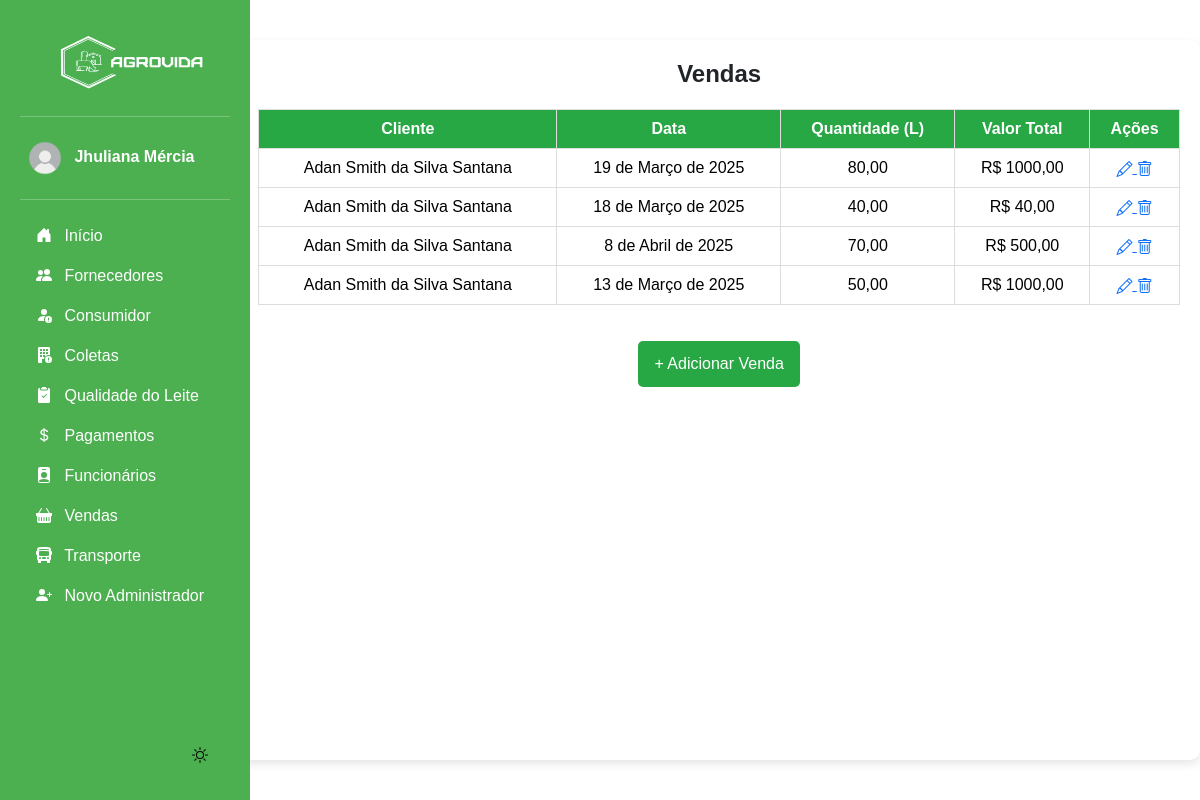
Page /vendas/ (signed in) on the committed database.
### app/models.py (models this page shows, shortened)
class Venda(models.Model):
    imagem = models.ImageField(upload_to='vendas/', blank=True, null=True)
    cliente = models.ForeignKey(Cliente, on_delete=models.CASCADE)
    data_venda = models.DateField()
    quantidade_litros = models.DecimalField(max_digits=10, decimal_places=2)
    valor_total = models.DecimalField(max_digits=10, decimal_places=2)

class Cliente(models.Model):
    nome = models.CharField(max_length=100)
    endereco = models.CharField(max_length=255)
    contato = models.CharField(max_length=20)

### app/views.py (the view)
# urls.py: path('vendas/', views.listar_vendas, name='listar_vendas'),
@login_required(login_url='login_index')
def listar_vendas(request):
    vendas = Venda.objects.all()
    return render(request, 'app/listar_vendas.html', {'vendas': vendas})

### app/templates/app/listar_vendas.html (shortened to what this page needs)
{% extends "base.html" %}
{% load static %}
{% block content %}
<div class="container">
    <h2 class="title">Vendas</h2>
    {% if vendas %}
        <table class="table">
            <thead>
                <tr>
                    <th>Cliente</th>
                    <th>Data</th>
                    <th>Quantidade (L)</th>
                    <th>Valor Total</th>
                    <th>Ações</th>
                </tr>
            </thead>
            <tbody>
                {% for venda in vendas %}
                    <tr>
                        <td>{{ venda.cliente.nome }}</td>
                        <td>{{ venda.data_venda }}</td>
                        <td>{{ venda.quantidade_litros }}</td>
                        <td>R$ {{ venda.valor_total }}</td>
                        <td>
                            <a href="{% url 'editar_venda' venda.id %}">
                                <i class="bi bi-pencil"></i>
                            </a>
                            <a href="{% url 'excluir_venda' venda.id %}" onclick="return confirm('Tem certeza que deseja excluir?')">
                                <i class="bi bi-trash"></i>
                            </a>
                        </td>
                    </tr>
                {% endfor %}
            </tbody>
        </table>
    {% else %}
        <p>Nenhum registro de venda.</p>
    {% endif %}
    <a href="{% url 'cadastrar_venda' %}" class="btn btn-add">+ Adicionar Venda</a>
</div>
{% endblock %}

### base/templates/modulos/sidebar.html (shortened to what this page needs)
{% load static %}
<body>
<div class="container-sidebar">
    <div id="sidebar" class="sidebar">
        <img src="{% static 'img/logo.png' %}" alt="Logo" width="200" height="80" class="logo">
        <hr>
            <a href="#" class="nav-link text-white" data-bs-toggle="dropdown" aria-expanded="false" style="border-radius: 10px;">
                <img src="{% static "img/usuario.png" %}" alt="" width="50" height="50" class="rounded-circle">
                <strong>{{ request.user.first_name }}</strong>
            </a>
        <hr>
        <ul class="nav nav-pills flex-column mb-auto">
            <li>
                <a href="{% url "dashboard" %}" class="nav-link text-white">
                    <svg class="bi pe-none me-2" width="16" height="16"><use xlink:href="#home"/></svg>
                    Início
                </a>
            </li>
            <li>
                <a href="{% url "listar_produtor" %}" class="nav-link text-white">
                    <svg class="bi pe-none me-2" width="16" height="16"><use xlink:href="#produtores"/></svg>
                    Fornecedores
                </a>
            </li>
            <li>
                <a href="{% url "listar_cliente" %}" class="nav-link text-white">
                    <svg class="bi pe-none me-2" width="16" height="16"><use xlink:href="#clientes"/></svg>
                    Consumidor
                </a>
            </li>
            <li>
                <a href="{% url "listar_coleta" %}" class="nav-link text-white">
                    <svg class="bi pe-none me-2" width="16" height="16"><use xlink:href="#coleta"/></svg>
                    Coletas
                </a>
            </li>
            <li>
                <a href="{% url "listar_qualidade" %}" class="nav-link text-white">
                    <svg class="bi pe-none me-2" width="16" height="16"><use xlink:href="#qualidade"/></svg>
                    Qualidade do Leite
                </a>
            </li>
            <li>
                <a href="{% url "listar_pagamentos" %}" class="nav-link text-white">
                    <svg class="bi pe-none me-2" width="16" height="16"><use xlink:href="#dinheiro"/></svg>
                    Pagamentos
                </a>
            </li>
            <li>
                <a href="{% url "listar_funcionarios" %}" class="nav-link text-white">
                    <svg class="bi pe-none me-2" width="16" height="16"><use xlink:href="#funcionario"/></svg>
                    Funcionários
                </a>
            </li>
            <li>
                <a href="{% url "listar_vendas" %}" class="nav-link text-white">
                    <svg class="bi pe-none me-2" width="16" height="16"><use xlink:href="#venda"/></svg>
                    Vendas
                </a>
            </li>
            <li>
                <a href="{% url "listar_transporte" %}" class="nav-link text-white">
                    <svg class="bi pe-none me-2" width="16" height="16"><use xlink:href="#transporte"/></svg>
                    Transporte
                </a>
            </li>
            <li>
                <a href="{% url "cadastrar_admin" %}" class="nav-link text-white">
                    <svg class="bi pe-none me-2" width="16" height="16"><use xlink:href="#admin"/></svg>
                    Novo Administrador
                </a>
            </li>
        </ul>
        <button id="theme-toggle">
        <svg id="theme-icon" width="24" height="24" fill="currentColor"></svg>
        </button>
    </div>
    <div class="b-example-divider b-example-vr"></div>
    </div>
</body>

### base/static/css/inicio.css (style rules this page uses)
html, body { font-family: Arial, sans-serif; transition: background 0.3s, color 0.3s; height: 100vh; width: 100vw; margin: 0; display: flex; }
.b-example-divider { width: 100%; height: 3rem; }
.b-example-vr { flex-shrink: 0; width: 1.5rem; height: 100vh; }
.bi { vertical-align: -.125em; fill: currentColor; }
.nav-link { color: #222222; }
li { display: flex; width: 100%; }
.container { max-width: auto; margin: 40px auto; padding: 20px; background: #fff; border-radius: 10px; box-shadow: 0 4px 10px rgba(0, 0, 0, 0.1); display: flex; flex-direction: column; height: auto; align-items: stretch; text-align: center; }
.title { text-align: center; font-size: 24px; font-weight: bold; margin-bottom: 20px; }
.table { width: 100%; border-collapse: collapse; }
.table th, .table td { padding: 10px; border: 1px solid #ddd; text-align: center; }
.table th { background-color: #28a745; color: white; }
.table tr:nth-child(even) { background-color: #f2f2f2; }
.btn { padding: 8px 12px; text-decoration: none; border-radius: 5px; transition: all 0.3s ease; }
.btn-add { display: block; width: max-content; margin: 20px auto; background: #28a745; color: white; padding: 10px 15px; font-size: 16px; }
#theme-toggle { display: flex; justify-content: end; align-items: end; border: none; cursor: pointer; background-color: transparent; }
#theme-icon { width: 32px; height: 32px; fill: currentColor; }
[data-bs-theme="light"] { background: #ffffff; color: #121212; transition: all 0.3s ease-in-out; }

### base/static/css/sidebar.css (style rules this page uses)
.sidebar { width: 250px; background: #4CAF50; padding: 20px; height: 100vh; color: white; position: fixed; left: 0; top: 0; bottom: 0; overflow-y: auto; display: flex; flex-direction: column; z-index: 1000; }
.container-sidebar { height: 100vh; width: 300px; }

### rows in the picture
Venda: cliente.nome "Adan Smith da Silva Santana", data_venda "19 de Março de 2025", quantidade_litros "80,00", valor_total "1000,00"
Venda: cliente.nome "Adan Smith da Silva Santana", data_venda "18 de Março de 2025", quantidade_litros "40,00", valor_total "40,00"
Venda: cliente.nome "Adan Smith da Silva Santana", data_venda "8 de Abril de 2025", quantidade_litros "70,00", valor_total "500,00"
Venda: cliente.nome "Adan Smith da Silva Santana", data_venda "13 de Março de 2025", quantidade_litros "50,00", valor_total "1000,00"

### other values in the picture
{{ request.user.first_name }} "Jhuliana Mércia"
